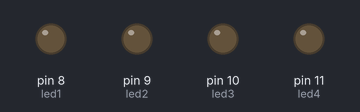
Simulated run of this sketch. Board: Arduino Uno, built with avr-gcc and run on an emulated ATmega328P. On the bench: output pins drawn as LEDs (lit = HIGH).

Above: at 0.5 s.
At 2.5 s:
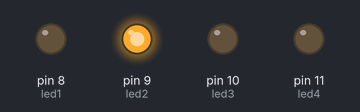
At 4.5 s:
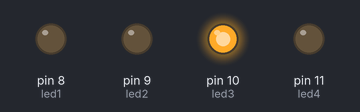
At 9.5 s:
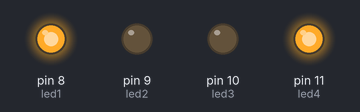
At 14.5 s:
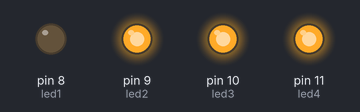
At 19.5 s:
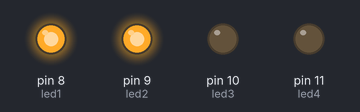
Timing chart, 0 to 20.8 s (numbered marks = the images above):
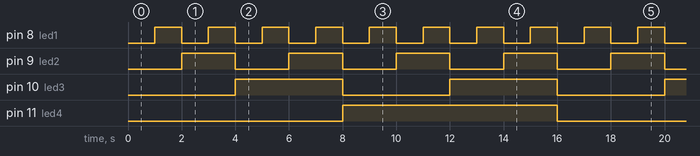

The sketch:

Binary_counter.ino
```cpp
int led1 = 8;
int led2 = 9;
int led3 = 10;
int led4 = 11;
int d = 1000;

void setup() {
  // put your setup code here, to run once:
pinMode(led1, OUTPUT);
pinMode(led2, OUTPUT);
pinMode(led3, OUTPUT);
pinMode(led4, OUTPUT);

}

void loop() {
  // put your main code here, to run repeatedly:
digitalWrite(led1, LOW);
digitalWrite(led2, LOW);
digitalWrite(led3, LOW);
digitalWrite(led4, LOW);
delay (1000);

digitalWrite(led1, HIGH);
digitalWrite(led2, LOW);
digitalWrite(led3, LOW);
digitalWrite(led4, LOW);
delay (1000);

digitalWrite(led1, LOW);
digitalWrite(led2, HIGH);
digitalWrite(led3, LOW);
digitalWrite(led4, LOW);
delay (1000);

digitalWrite(led1, HIGH);
digitalWrite(led2, HIGH);
digitalWrite(led3, LOW);
digitalWrite(led4, LOW);
delay (1000);

digitalWrite(led1, LOW);
digitalWrite(led2, LOW);
digitalWrite(led3, HIGH);
digitalWrite(led4, LOW);
delay (1000);

digitalWrite(led1, HIGH);
digitalWrite(led2, LOW);
digitalWrite(led3, HIGH);
digitalWrite(led4, LOW);
delay (1000);

digitalWrite(led1, LOW);
digitalWrite(led2, HIGH);
digitalWrite(led3, HIGH);
digitalWrite(led4, LOW);
delay (1000);

digitalWrite(led1, HIGH);
digitalWrite(led2, HIGH);
digitalWrite(led3, HIGH);
digitalWrite(led4, LOW);
delay (1000);

digitalWrite(led1, LOW);
digitalWrite(led2, LOW);
digitalWrite(led3, LOW);
digitalWrite(led4, HIGH);
delay (1000);

digitalWrite(led1, HIGH);
digitalWrite(led2, LOW);
digitalWrite(led3, LOW);
digitalWrite(led4, HIGH);
delay (1000);

digitalWrite(led1, LOW);
digitalWrite(led2, HIGH);
digitalWrite(led3, LOW);
digitalWrite(led4, HIGH);
delay (1000);

digitalWrite(led1, HIGH);
digitalWrite(led2, HIGH);
digitalWrite(led3, LOW);
digitalWrite(led4, HIGH);
delay (1000);

digitalWrite(led1, LOW);
digitalWrite(led2, LOW);
digitalWrite(led3, HIGH);
digitalWrite(led4, HIGH);
delay (1000);

digitalWrite(led1, HIGH);
digitalWrite(led2, LOW);
digitalWrite(led3, HIGH);
digitalWrite(led4, HIGH);
delay (1000);

digitalWrite(led1, LOW);
digitalWrite(led2, HIGH);
digitalWrite(led3, HIGH);
digitalWrite(led4, HIGH);
delay (1000);

digitalWrite(led1, HIGH);
digitalWrite(led2, HIGH);
digitalWrite(led3, HIGH);
digitalWrite(led4, HIGH);
delay (1000);


}
```

Measured:
- by itself, pin 8 (led1): alternates HIGH for 1.0 s and LOW for 1.0 s
- by itself, pin 9 (led2): alternates HIGH for 2.0 s and LOW for 2.0 s
- by itself, pin 10 (led3): alternates HIGH for 4.0 s and LOW for 4.0 s
- by itself, pin 11 (led4): alternates HIGH for 8.0 s and LOW for 8.0 s
